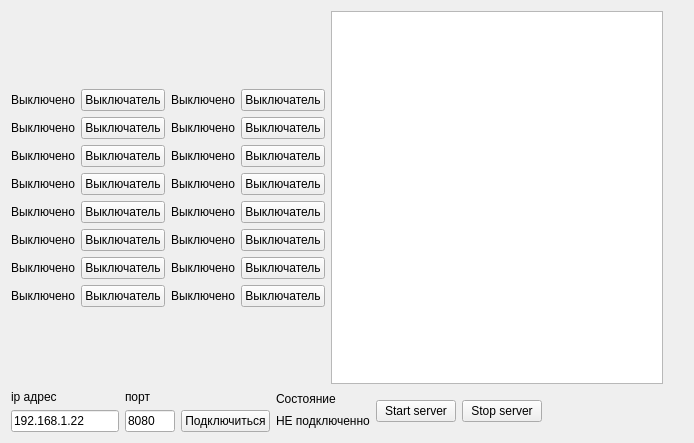
<?xml version="1.0" encoding="UTF-8"?>
<ui version="4.0">
 <class>Form</class>
 <widget class="QWidget" name="Form">
  <property name="geometry">
   <rect>
    <x>0</x>
    <y>0</y>
    <width>694</width>
    <height>443</height>
   </rect>
  </property>
  <property name="minimumSize">
   <size>
    <width>694</width>
    <height>443</height>
   </size>
  </property>
  <property name="windowTitle">
   <string>Form</string>
  </property>
  <layout class="QVBoxLayout" name="verticalLayout">
   <item>
    <layout class="QHBoxLayout" name="horizontalLayout_2">
     <item>
      <layout class="QHBoxLayout" name="horizontalLayout_3">
       <item>
        <layout class="QVBoxLayout" name="verticalLayout_6">
         <item>
          <layout class="QFormLayout" name="formLayout">
           <property name="sizeConstraint">
            <enum>QLayout::SetMinimumSize</enum>
           </property>
           <property name="fieldGrowthPolicy">
            <enum>QFormLayout::ExpandingFieldsGrow</enum>
           </property>
           <property name="rowWrapPolicy">
            <enum>QFormLayout::DontWrapRows</enum>
           </property>
           <property name="labelAlignment">
            <set>Qt::AlignRight|Qt::AlignTop|Qt::AlignTrailing</set>
           </property>
           <property name="formAlignment">
            <set>Qt::AlignLeading|Qt::AlignLeft|Qt::AlignVCenter</set>
           </property>
           <item row="0" column="0">
            <layout class="QHBoxLayout" name="horizontalLayout_6">
             <item>
              <widget class="QLabel" name="lb_relay1">
               <property name="sizePolicy">
                <sizepolicy hsizetype="Maximum" vsizetype="Preferred">
                 <horstretch>0</horstretch>
                 <verstretch>0</verstretch>
                </sizepolicy>
               </property>
               <property name="text">
                <string>Выключено</string>
               </property>
              </widget>
             </item>
             <item>
              <widget class="modernPushButton" name="pb_btn1">
               <property name="sizePolicy">
                <sizepolicy hsizetype="Maximum" vsizetype="Fixed">
                 <horstretch>0</horstretch>
                 <verstretch>0</verstretch>
                </sizepolicy>
               </property>
               <property name="text">
                <string>Выключатель</string>
               </property>
              </widget>
             </item>
            </layout>
           </item>
           <item row="0" column="1">
            <layout class="QHBoxLayout" name="horizontalLayout_7">
             <item>
              <widget class="QLabel" name="lb_relay9">
               <property name="sizePolicy">
                <sizepolicy hsizetype="Maximum" vsizetype="Preferred">
                 <horstretch>0</horstretch>
                 <verstretch>0</verstretch>
                </sizepolicy>
               </property>
               <property name="text">
                <string>Выключено</string>
               </property>
              </widget>
             </item>
             <item>
              <widget class="modernPushButton" name="pb_btn9">
               <property name="sizePolicy">
                <sizepolicy hsizetype="Maximum" vsizetype="Fixed">
                 <horstretch>0</horstretch>
                 <verstretch>0</verstretch>
                </sizepolicy>
               </property>
               <property name="text">
                <string>Выключатель</string>
               </property>
              </widget>
             </item>
            </layout>
           </item>
           <item row="1" column="0">
            <layout class="QHBoxLayout" name="horizontalLayout_4">
             <item>
              <widget class="QLabel" name="lb_relay2">
               <property name="sizePolicy">
                <sizepolicy hsizetype="Maximum" vsizetype="Preferred">
                 <horstretch>0</horstretch>
                 <verstretch>0</verstretch>
                </sizepolicy>
               </property>
               <property name="text">
                <string>Выключено</string>
               </property>
              </widget>
             </item>
             <item>
              <widget class="modernPushButton" name="pb_btn2">
               <property name="sizePolicy">
                <sizepolicy hsizetype="Maximum" vsizetype="Fixed">
                 <horstretch>0</horstretch>
                 <verstretch>0</verstretch>
                </sizepolicy>
               </property>
               <property name="text">
                <string>Выключатель</string>
               </property>
              </widget>
             </item>
            </layout>
           </item>
           <item row="1" column="1">
            <layout class="QHBoxLayout" name="horizontalLayout_10">
             <item>
              <widget class="QLabel" name="lb_relay10">
               <property name="sizePolicy">
                <sizepolicy hsizetype="Maximum" vsizetype="Preferred">
                 <horstretch>0</horstretch>
                 <verstretch>0</verstretch>
                </sizepolicy>
               </property>
               <property name="text">
                <string>Выключено</string>
               </property>
              </widget>
             </item>
             <item>
              <widget class="modernPushButton" name="pb_btn10">
               <property name="sizePolicy">
                <sizepolicy hsizetype="Maximum" vsizetype="Fixed">
                 <horstretch>0</horstretch>
                 <verstretch>0</verstretch>
                </sizepolicy>
               </property>
               <property name="text">
                <string>Выключатель</string>
               </property>
              </widget>
             </item>
            </layout>
           </item>
           <item row="2" column="0">
            <layout class="QHBoxLayout" name="horizontalLayout_9">
             <item>
              <widget class="QLabel" name="lb_relay3">
               <property name="sizePolicy">
                <sizepolicy hsizetype="Maximum" vsizetype="Preferred">
                 <horstretch>0</horstretch>
                 <verstretch>0</verstretch>
                </sizepolicy>
               </property>
               <property name="text">
                <string>Выключено</string>
               </property>
              </widget>
             </item>
             <item>
              <widget class="modernPushButton" name="pb_btn3">
               <property name="sizePolicy">
                <sizepolicy hsizetype="Maximum" vsizetype="Fixed">
                 <horstretch>0</horstretch>
                 <verstretch>0</verstretch>
                </sizepolicy>
               </property>
               <property name="text">
                <string>Выключатель</string>
               </property>
              </widget>
             </item>
            </layout>
           </item>
           <item row="2" column="1">
            <layout class="QHBoxLayout" name="horizontalLayout_11">
             <item>
              <widget class="QLabel" name="lb_relay11">
               <property name="sizePolicy">
                <sizepolicy hsizetype="Maximum" vsizetype="Preferred">
                 <horstretch>0</horstretch>
                 <verstretch>0</verstretch>
                </sizepolicy>
               </property>
               <property name="text">
                <string>Выключено</string>
               </property>
              </widget>
             </item>
             <item>
              <widget class="modernPushButton" name="pb_btn11">
               <property name="sizePolicy">
                <sizepolicy hsizetype="Maximum" vsizetype="Fixed">
                 <horstretch>0</horstretch>
                 <verstretch>0</verstretch>
                </sizepolicy>
               </property>
               <property name="text">
                <string>Выключатель</string>
               </property>
              </widget>
             </item>
            </layout>
           </item>
           <item row="3" column="0">
            <layout class="QHBoxLayout" name="horizontalLayout_12">
             <item>
              <widget class="QLabel" name="lb_relay4">
               <property name="sizePolicy">
                <sizepolicy hsizetype="Maximum" vsizetype="Preferred">
                 <horstretch>0</horstretch>
                 <verstretch>0</verstretch>
                </sizepolicy>
               </property>
               <property name="text">
                <string>Выключено</string>
               </property>
              </widget>
             </item>
             <item>
              <widget class="modernPushButton" name="pb_btn4">
               <property name="sizePolicy">
                <sizepolicy hsizetype="Maximum" vsizetype="Fixed">
                 <horstretch>0</horstretch>
                 <verstretch>0</verstretch>
                </sizepolicy>
               </property>
               <property name="text">
                <string>Выключатель</string>
               </property>
              </widget>
             </item>
            </layout>
           </item>
           <item row="3" column="1">
            <layout class="QHBoxLayout" name="horizontalLayout_13">
             <item>
              <widget class="QLabel" name="lb_relay12">
               <property name="sizePolicy">
                <sizepolicy hsizetype="Maximum" vsizetype="Preferred">
                 <horstretch>0</horstretch>
                 <verstretch>0</verstretch>
                </sizepolicy>
               </property>
               <property name="text">
                <string>Выключено</string>
               </property>
              </widget>
             </item>
             <item>
              <widget class="modernPushButton" name="pb_btn12">
               <property name="sizePolicy">
                <sizepolicy hsizetype="Maximum" vsizetype="Fixed">
                 <horstretch>0</horstretch>
                 <verstretch>0</verstretch>
                </sizepolicy>
               </property>
               <property name="text">
                <string>Выключатель</string>
               </property>
              </widget>
             </item>
            </layout>
           </item>
           <item row="4" column="0">
            <layout class="QHBoxLayout" name="horizontalLayout_14">
             <item>
              <widget class="QLabel" name="lb_relay5">
               <property name="sizePolicy">
                <sizepolicy hsizetype="Maximum" vsizetype="Preferred">
                 <horstretch>0</horstretch>
                 <verstretch>0</verstretch>
                </sizepolicy>
               </property>
               <property name="text">
                <string>Выключено</string>
               </property>
              </widget>
             </item>
             <item>
              <widget class="modernPushButton" name="pb_btn5">
               <property name="sizePolicy">
                <sizepolicy hsizetype="Maximum" vsizetype="Fixed">
                 <horstretch>0</horstretch>
                 <verstretch>0</verstretch>
                </sizepolicy>
               </property>
               <property name="text">
                <string>Выключатель</string>
               </property>
              </widget>
             </item>
            </layout>
           </item>
           <item row="4" column="1">
            <layout class="QHBoxLayout" name="horizontalLayout_15">
             <item>
              <widget class="QLabel" name="lb_relay13">
               <property name="sizePolicy">
                <sizepolicy hsizetype="Maximum" vsizetype="Preferred">
                 <horstretch>0</horstretch>
                 <verstretch>0</verstretch>
                </sizepolicy>
               </property>
               <property name="text">
                <string>Выключено</string>
               </property>
              </widget>
             </item>
             <item>
              <widget class="modernPushButton" name="pb_btn13">
               <property name="sizePolicy">
                <sizepolicy hsizetype="Maximum" vsizetype="Fixed">
                 <horstretch>0</horstretch>
                 <verstretch>0</verstretch>
                </sizepolicy>
               </property>
               <property name="text">
                <string>Выключатель</string>
               </property>
              </widget>
             </item>
            </layout>
           </item>
           <item row="5" column="0">
            <layout class="QHBoxLayout" name="horizontalLayout_16">
             <item>
              <widget class="QLabel" name="lb_relay6">
               <property name="sizePolicy">
                <sizepolicy hsizetype="Maximum" vsizetype="Preferred">
                 <horstretch>0</horstretch>
                 <verstretch>0</verstretch>
                </sizepolicy>
               </property>
               <property name="text">
                <string>Выключено</string>
               </property>
              </widget>
             </item>
             <item>
              <widget class="modernPushButton" name="pb_btn6">
               <property name="sizePolicy">
                <sizepolicy hsizetype="Maximum" vsizetype="Fixed">
                 <horstretch>0</horstretch>
                 <verstretch>0</verstretch>
                </sizepolicy>
               </property>
               <property name="text">
                <string>Выключатель</string>
               </property>
              </widget>
             </item>
            </layout>
           </item>
           <item row="5" column="1">
            <layout class="QHBoxLayout" name="horizontalLayout_17">
             <item>
              <widget class="QLabel" name="lb_relay14">
               <property name="sizePolicy">
                <sizepolicy hsizetype="Maximum" vsizetype="Preferred">
                 <horstretch>0</horstretch>
                 <verstretch>0</verstretch>
                </sizepolicy>
               </property>
               <property name="text">
                <string>Выключено</string>
               </property>
              </widget>
             </item>
             <item>
              <widget class="modernPushButton" name="pb_btn14">
               <property name="sizePolicy">
                <sizepolicy hsizetype="Maximum" vsizetype="Fixed">
                 <horstretch>0</horstretch>
                 <verstretch>0</verstretch>
                </sizepolicy>
               </property>
               <property name="text">
                <string>Выключатель</string>
               </property>
              </widget>
             </item>
            </layout>
           </item>
           <item row="6" column="0">
            <layout class="QHBoxLayout" name="horizontalLayout_18">
             <item>
              <widget class="QLabel" name="lb_relay7">
               <property name="sizePolicy">
                <sizepolicy hsizetype="Maximum" vsizetype="Preferred">
                 <horstretch>0</horstretch>
                 <verstretch>0</verstretch>
                </sizepolicy>
               </property>
               <property name="text">
                <string>Выключено</string>
               </property>
              </widget>
             </item>
             <item>
              <widget class="modernPushButton" name="pb_btn7">
               <property name="sizePolicy">
                <sizepolicy hsizetype="Maximum" vsizetype="Fixed">
                 <horstretch>0</horstretch>
                 <verstretch>0</verstretch>
                </sizepolicy>
               </property>
               <property name="text">
                <string>Выключатель</string>
               </property>
              </widget>
             </item>
            </layout>
           </item>
           <item row="6" column="1">
            <layout class="QHBoxLayout" name="horizontalLayout_19">
             <item>
              <widget class="QLabel" name="lb_relay15">
               <property name="sizePolicy">
                <sizepolicy hsizetype="Maximum" vsizetype="Preferred">
                 <horstretch>0</horstretch>
                 <verstretch>0</verstretch>
                </sizepolicy>
               </property>
               <property name="text">
                <string>Выключено</string>
               </property>
              </widget>
             </item>
             <item>
              <widget class="modernPushButton" name="pb_btn15">
               <property name="sizePolicy">
                <sizepolicy hsizetype="Maximum" vsizetype="Fixed">
                 <horstretch>0</horstretch>
                 <verstretch>0</verstretch>
                </sizepolicy>
               </property>
               <property name="text">
                <string>Выключатель</string>
               </property>
              </widget>
             </item>
            </layout>
           </item>
           <item row="7" column="0">
            <layout class="QHBoxLayout" name="horizontalLayout_20">
             <item>
              <widget class="QLabel" name="lb_relay8">
               <property name="sizePolicy">
                <sizepolicy hsizetype="Maximum" vsizetype="Preferred">
                 <horstretch>0</horstretch>
                 <verstretch>0</verstretch>
                </sizepolicy>
               </property>
               <property name="text">
                <string>Выключено</string>
               </property>
              </widget>
             </item>
             <item>
              <widget class="modernPushButton" name="pb_btn8">
               <property name="sizePolicy">
                <sizepolicy hsizetype="Maximum" vsizetype="Fixed">
                 <horstretch>0</horstretch>
                 <verstretch>0</verstretch>
                </sizepolicy>
               </property>
               <property name="text">
                <string>Выключатель</string>
               </property>
              </widget>
             </item>
            </layout>
           </item>
           <item row="7" column="1">
            <layout class="QHBoxLayout" name="horizontalLayout_21">
             <item>
              <widget class="QLabel" name="lb_relay16">
               <property name="sizePolicy">
                <sizepolicy hsizetype="Maximum" vsizetype="Preferred">
                 <horstretch>0</horstretch>
                 <verstretch>0</verstretch>
                </sizepolicy>
               </property>
               <property name="text">
                <string>Выключено</string>
               </property>
              </widget>
             </item>
             <item>
              <widget class="modernPushButton" name="pb_btn16">
               <property name="sizePolicy">
                <sizepolicy hsizetype="Maximum" vsizetype="Fixed">
                 <horstretch>0</horstretch>
                 <verstretch>0</verstretch>
                </sizepolicy>
               </property>
               <property name="text">
                <string>Выключатель</string>
               </property>
              </widget>
             </item>
            </layout>
           </item>
          </layout>
         </item>
        </layout>
       </item>
       <item>
        <widget class="QListView" name="lv_clientIpAddress">
         <property name="sizePolicy">
          <sizepolicy hsizetype="Expanding" vsizetype="Expanding">
           <horstretch>0</horstretch>
           <verstretch>0</verstretch>
          </sizepolicy>
         </property>
        </widget>
       </item>
       <item>
        <spacer name="verticalSpacer">
         <property name="orientation">
          <enum>Qt::Vertical</enum>
         </property>
         <property name="sizeHint" stdset="0">
          <size>
           <width>20</width>
           <height>40</height>
          </size>
         </property>
        </spacer>
       </item>
      </layout>
     </item>
    </layout>
   </item>
   <item>
    <layout class="QHBoxLayout" name="horizontalLayout">
     <item>
      <layout class="QVBoxLayout" name="verticalLayout_2">
       <item>
        <widget class="QLabel" name="lb_ipAddress">
         <property name="sizePolicy">
          <sizepolicy hsizetype="Maximum" vsizetype="Maximum">
           <horstretch>0</horstretch>
           <verstretch>0</verstretch>
          </sizepolicy>
         </property>
         <property name="text">
          <string>ip адрес</string>
         </property>
        </widget>
       </item>
       <item>
        <widget class="QLineEdit" name="le_ipAddress">
         <property name="sizePolicy">
          <sizepolicy hsizetype="Preferred" vsizetype="Maximum">
           <horstretch>0</horstretch>
           <verstretch>0</verstretch>
          </sizepolicy>
         </property>
         <property name="maximumSize">
          <size>
           <width>200</width>
           <height>16777215</height>
          </size>
         </property>
         <property name="text">
          <string>192.168.1.22</string>
         </property>
        </widget>
       </item>
      </layout>
     </item>
     <item>
      <layout class="QVBoxLayout" name="verticalLayout_3">
       <property name="sizeConstraint">
        <enum>QLayout::SetDefaultConstraint</enum>
       </property>
       <item>
        <widget class="QLabel" name="label_2">
         <property name="sizePolicy">
          <sizepolicy hsizetype="Maximum" vsizetype="Maximum">
           <horstretch>0</horstretch>
           <verstretch>0</verstretch>
          </sizepolicy>
         </property>
         <property name="text">
          <string>порт</string>
         </property>
        </widget>
       </item>
       <item>
        <widget class="QLineEdit" name="le_port">
         <property name="sizePolicy">
          <sizepolicy hsizetype="Maximum" vsizetype="Fixed">
           <horstretch>0</horstretch>
           <verstretch>0</verstretch>
          </sizepolicy>
         </property>
         <property name="maximumSize">
          <size>
           <width>50</width>
           <height>16777215</height>
          </size>
         </property>
         <property name="text">
          <string>8080</string>
         </property>
        </widget>
       </item>
      </layout>
     </item>
     <item>
      <layout class="QVBoxLayout" name="verticalLayout_4">
       <item>
        <spacer name="verticalSpacer_2">
         <property name="orientation">
          <enum>Qt::Vertical</enum>
         </property>
         <property name="sizeType">
          <enum>QSizePolicy::Ignored</enum>
         </property>
         <property name="sizeHint" stdset="0">
          <size>
           <width>20</width>
           <height>40</height>
          </size>
         </property>
        </spacer>
       </item>
       <item>
        <widget class="QPushButton" name="pb_connect">
         <property name="text">
          <string>Подключиться</string>
         </property>
        </widget>
       </item>
      </layout>
     </item>
     <item>
      <layout class="QVBoxLayout" name="verticalLayout_5">
       <item>
        <widget class="QLabel" name="label">
         <property name="sizePolicy">
          <sizepolicy hsizetype="Maximum" vsizetype="Maximum">
           <horstretch>0</horstretch>
           <verstretch>0</verstretch>
          </sizepolicy>
         </property>
         <property name="text">
          <string>Состояние</string>
         </property>
        </widget>
       </item>
       <item>
        <widget class="QLabel" name="lb_state">
         <property name="sizePolicy">
          <sizepolicy hsizetype="Maximum" vsizetype="Maximum">
           <horstretch>0</horstretch>
           <verstretch>0</verstretch>
          </sizepolicy>
         </property>
         <property name="text">
          <string>НЕ подключенно</string>
         </property>
        </widget>
       </item>
      </layout>
     </item>
     <item>
      <widget class="QPushButton" name="pb_startServer">
       <property name="text">
        <string>Start server</string>
       </property>
      </widget>
     </item>
     <item>
      <widget class="QPushButton" name="pb_stopServer">
       <property name="text">
        <string>Stop server</string>
       </property>
      </widget>
     </item>
     <item>
      <spacer name="horizontalSpacer">
       <property name="orientation">
        <enum>Qt::Horizontal</enum>
       </property>
       <property name="sizeHint" stdset="0">
        <size>
         <width>40</width>
         <height>20</height>
        </size>
       </property>
      </spacer>
     </item>
    </layout>
   </item>
  </layout>
 </widget>
 <customwidgets>
  <customwidget>
   <class>modernPushButton</class>
   <extends>QPushButton</extends>
   <header location="global">modernpushbutton.h</header>
  </customwidget>
 </customwidgets>
 <resources/>
 <connections/>
</ui>
